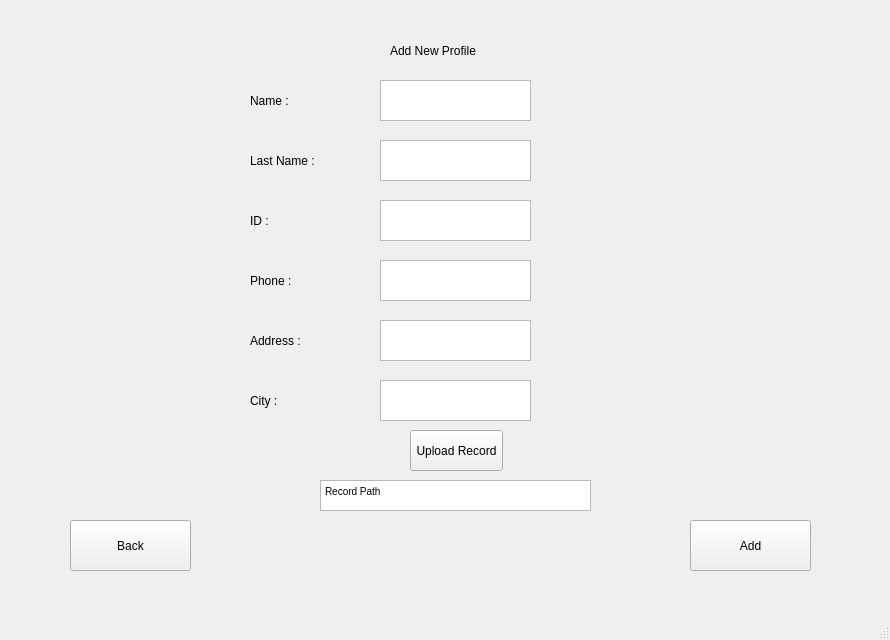
<?xml version="1.0" encoding="UTF-8"?>
<ui version="4.0">
 <class>AddNewProfileWindow</class>
 <widget class="QMainWindow" name="AddNewProfileWindow">
  <property name="geometry">
   <rect>
    <x>0</x>
    <y>0</y>
    <width>890</width>
    <height>640</height>
   </rect>
  </property>
  <property name="windowTitle">
   <string>MainWindow</string>
  </property>
  <widget class="QWidget" name="centralwidget">
   <widget class="QLabel" name="title">
    <property name="geometry">
     <rect>
      <x>390</x>
      <y>30</y>
      <width>111</width>
      <height>41</height>
     </rect>
    </property>
    <property name="text">
     <string>Add New Profile</string>
    </property>
   </widget>
   <widget class="QTextEdit" name="name_box">
    <property name="geometry">
     <rect>
      <x>380</x>
      <y>80</y>
      <width>151</width>
      <height>41</height>
     </rect>
    </property>
   </widget>
   <widget class="QTextEdit" name="last_name_box">
    <property name="geometry">
     <rect>
      <x>380</x>
      <y>140</y>
      <width>151</width>
      <height>41</height>
     </rect>
    </property>
   </widget>
   <widget class="QTextEdit" name="id_box">
    <property name="geometry">
     <rect>
      <x>380</x>
      <y>200</y>
      <width>151</width>
      <height>41</height>
     </rect>
    </property>
   </widget>
   <widget class="QTextEdit" name="phone_box">
    <property name="geometry">
     <rect>
      <x>380</x>
      <y>260</y>
      <width>151</width>
      <height>41</height>
     </rect>
    </property>
   </widget>
   <widget class="QTextEdit" name="address_box">
    <property name="geometry">
     <rect>
      <x>380</x>
      <y>320</y>
      <width>151</width>
      <height>41</height>
     </rect>
    </property>
   </widget>
   <widget class="QTextEdit" name="city_box">
    <property name="geometry">
     <rect>
      <x>380</x>
      <y>380</y>
      <width>151</width>
      <height>41</height>
     </rect>
    </property>
   </widget>
   <widget class="QPushButton" name="upload_btn">
    <property name="geometry">
     <rect>
      <x>410</x>
      <y>430</y>
      <width>93</width>
      <height>41</height>
     </rect>
    </property>
    <property name="text">
     <string>Upload Record</string>
    </property>
   </widget>
   <widget class="QPushButton" name="back_btn">
    <property name="geometry">
     <rect>
      <x>70</x>
      <y>520</y>
      <width>121</width>
      <height>51</height>
     </rect>
    </property>
    <property name="text">
     <string>Back</string>
    </property>
   </widget>
   <widget class="QPushButton" name="add_btn">
    <property name="geometry">
     <rect>
      <x>690</x>
      <y>520</y>
      <width>121</width>
      <height>51</height>
     </rect>
    </property>
    <property name="text">
     <string>Add</string>
    </property>
   </widget>
   <widget class="QLabel" name="title_2">
    <property name="geometry">
     <rect>
      <x>250</x>
      <y>80</y>
      <width>111</width>
      <height>41</height>
     </rect>
    </property>
    <property name="text">
     <string>Name :</string>
    </property>
   </widget>
   <widget class="QLabel" name="title_3">
    <property name="geometry">
     <rect>
      <x>250</x>
      <y>140</y>
      <width>111</width>
      <height>41</height>
     </rect>
    </property>
    <property name="text">
     <string>Last Name :</string>
    </property>
   </widget>
   <widget class="QLabel" name="title_4">
    <property name="geometry">
     <rect>
      <x>250</x>
      <y>200</y>
      <width>111</width>
      <height>41</height>
     </rect>
    </property>
    <property name="text">
     <string>ID :</string>
    </property>
   </widget>
   <widget class="QLabel" name="title_5">
    <property name="geometry">
     <rect>
      <x>250</x>
      <y>260</y>
      <width>111</width>
      <height>41</height>
     </rect>
    </property>
    <property name="text">
     <string>Phone :</string>
    </property>
   </widget>
   <widget class="QLabel" name="title_6">
    <property name="geometry">
     <rect>
      <x>250</x>
      <y>320</y>
      <width>111</width>
      <height>41</height>
     </rect>
    </property>
    <property name="text">
     <string>Address :</string>
    </property>
   </widget>
   <widget class="QLabel" name="title_7">
    <property name="geometry">
     <rect>
      <x>250</x>
      <y>380</y>
      <width>111</width>
      <height>41</height>
     </rect>
    </property>
    <property name="text">
     <string>City :</string>
    </property>
   </widget>
   <widget class="QTextEdit" name="path_box">
    <property name="geometry">
     <rect>
      <x>320</x>
      <y>480</y>
      <width>271</width>
      <height>31</height>
     </rect>
    </property>
    <property name="html">
     <string>&lt;!DOCTYPE HTML PUBLIC &quot;-//W3C//DTD HTML 4.0//EN&quot; &quot;http://www.w3.org/TR/REC-html40/strict.dtd&quot;&gt;
&lt;html&gt;&lt;head&gt;&lt;meta name=&quot;qrichtext&quot; content=&quot;1&quot; /&gt;&lt;style type=&quot;text/css&quot;&gt;
p, li { white-space: pre-wrap; }
&lt;/style&gt;&lt;/head&gt;&lt;body style=&quot; font-family:'MS Shell Dlg 2'; font-size:7.8pt; font-weight:400; font-style:normal;&quot;&gt;
&lt;p style=&quot; margin-top:0px; margin-bottom:0px; margin-left:0px; margin-right:0px; -qt-block-indent:0; text-indent:0px;&quot;&gt;Record Path&lt;/p&gt;&lt;/body&gt;&lt;/html&gt;</string>
    </property>
   </widget>
  </widget>
  <widget class="QMenuBar" name="menubar">
   <property name="geometry">
    <rect>
     <x>0</x>
     <y>0</y>
     <width>890</width>
     <height>26</height>
    </rect>
   </property>
  </widget>
  <widget class="QStatusBar" name="statusbar"/>
 </widget>
 <resources/>
 <connections/>
</ui>
